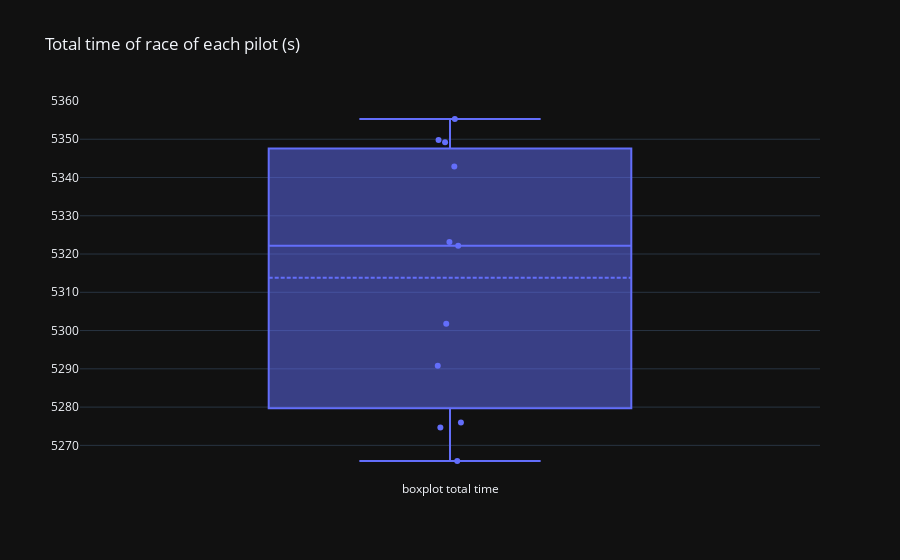

This figure's notebook cell:
### Code cell
fig = go.Figure(layout=go.Layout(title="Total time of race of each pilot (s)", template="plotly_dark"))
fig.add_trace(go.Box(y=df["time"], name="boxplot total time", boxpoints="all", jitter=0.1, pointpos=0, boxmean=True, text=df["pilot"]))

### Figure 1 — Plotly figure (JSON) as saved in the notebook; plotly's stock layout.template omitted (floating-point values rounded to 4 significant figures)
{"data": [{"boxmean": true, "boxpoints": "all", "jitter": 0.1, "name": "boxplot total time", "pointpos": 0, "text": ["ham", "rus", "ver", "per", "lec", "sai", "gas", "tsu", "ric", "nor", "oco", "alo", "vet", "str", "lat", "alb", "bot", "zho", "mag", "sch"], "type": "box", "y": [null, 5302.0, 5266.0, 5276.0, 5275.0, 5291.0, null, 5355.0, 5349.0, 5322.0, 5323.0, null, 5350.0, 5343.0, null, null, null, null, null, null]}], "layout": {"title": {"text": "Total time of race of each pilot (s)"}}}
